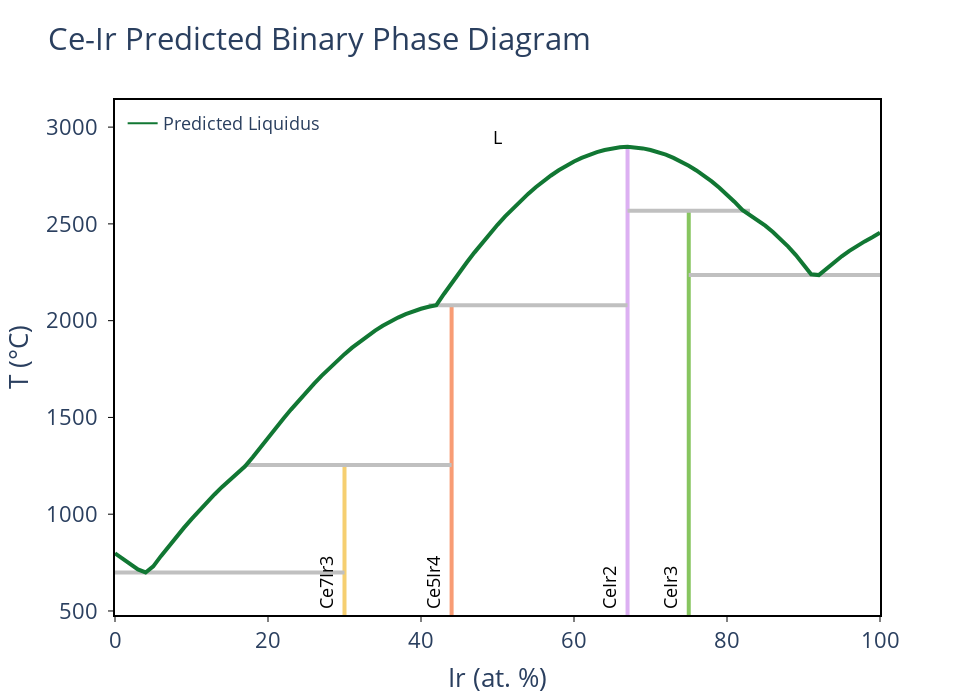

The code cell stored with this chart in its notebook:
### Code cell
# Instantiate a BinaryLiquid object with a guess for parameter values
parameter_guesses = [-175000, -20, 23000, -12] # [Enthalpy of Mixing, Entropy of Mixing, Enthalpy Skew, Entropy Skew]
ce_ir_system = BinaryLiquid.from_cache('Ce-Ir', params=parameter_guesses)
blp = BLPlotter(ce_ir_system)
blp.show('pred')

### Figure 1 — Plotly figure (JSON) as saved in the notebook; plotly's stock layout.template omitted (floating-point values rounded to 4 significant figures)
{"data": [{"hovertemplate": "label=Ce7Ir3<br>x=%{x}<br>t=%{y}<extra></extra>", "legendgroup": "Ce7Ir3", "line": {"color": "rgb(246, 207, 113)", "dash": "solid", "width": 4}, "marker": {"symbol": "circle"}, "mode": "lines", "name": "Ce7Ir3", "orientation": "v", "showlegend": false, "type": "scatter", "x": [30, 30, 30, 30, 30, 30, 30, 30, 30, 30, 30, 30, 30, 30, 30, 30], "xaxis": "x", "y": [1061.0, 1019.0, 1102.0, 974.8, 1141.0, 929.4, 1178.0, 882.3, 1214.0, 833.7, 1254.0, 1247.0, 783.3, 699.1, 730.6, -273.1], "yaxis": "y"}, {"hovertemplate": "label=Ce5Ir4<br>x=%{x}<br>t=%{y}<extra></extra>", "legendgroup": "Ce5Ir4", "line": {"color": "rgb(248, 156, 116)", "dash": "solid", "width": 4}, "marker": {"symbol": "circle"}, "mode": "lines", "name": "Ce5Ir4", "orientation": "v", "showlegend": false, "type": "scatter", "x": [44, 44, 44, 44, 44, 44, 44, 44, 44, 44, 44, 44, 44, 44, 44, 44, 44, 44, 44, 44, 44, 44, 44, 44, 44, 44, 44], "xaxis": "x", "y": [1295.0, 2062.0, 1922.0, 1445.0, 1586.0, 1827.0, 1714.0, 1396.0, 1346.0, 1254.0, 2072.0, 2079.0, 1974.0, 1949.0, 2049.0, 2034.0, 1996.0, 2016.0, 1541.0, 1494.0, 1673.0, 1631.0, 1892.0, 1861.0, 1791.0, 1754.0, -273.1], "yaxis": "y"}, {"hovertemplate": "label=CeIr2<br>x=%{x}<br>t=%{y}<extra></extra>", "legendgroup": "CeIr2", "line": {"color": "rgb(220, 176, 242)", "dash": "solid", "width": 4}, "marker": {"symbol": "circle"}, "mode": "lines", "name": "CeIr2", "orientation": "v", "showlegend": false, "type": "scatter", "x": [67, 67, 67, 67, 67, 67, 67, 67, 67, 67, 67, 67, 67, 67, 67, 67, 67, 67, 67, 67, 67, 67, 67, 67, 67, 67, 67, 67, 67, 67, 67, 67, 67, 67, 67, 67, 67, 67, 67, 67, 67, 67, 67, 67, 67], "xaxis": "x", "y": [2567.0, 2353.0, 2655.0, 2841.0, 2841.0, 2450.0, 2402.0, 2619.0, 2580.0, 2495.0, 2539.0, 2822.0, 2801.0, 2750.0, 2777.0, 2721.0, 2689.0, 2871.0, 2857.0, 2898.0, 2895.0, 2882.0, 2890.0, 2871.0, 2858.0, 2898.0, 2895.0, 2882.0, 2890.0, 2302.0, 2249.0, 2138.0, 2194.0, 2079.0, 2080.0, 2776.0, 2719.0, 2749.0, 2572.0, 2613.0, 2687.0, 2651.0, 2822.0, 2801.0, -273.1], "yaxis": "y"}, {"hovertemplate": "label=CeIr3<br>x=%{x}<br>t=%{y}<extra></extra>", "legendgroup": "CeIr3", "line": {"color": "rgb(135, 197, 95)", "dash": "solid", "width": 4}, "marker": {"symbol": "circle"}, "mode": "lines", "name": "CeIr3", "orientation": "v", "showlegend": false, "type": "scatter", "x": [75, 75, 75, 75, 75, 75, 75, 75, 75, 75, 75, 75], "xaxis": "x", "y": [2236.0, 2240.0, 2567.0, 2292.0, 2339.0, 2422.0, 2382.0, 2547.0, 2520.0, 2458.0, 2491.0, -273.1], "yaxis": "y"}, {"hovertemplate": "x=%{x}<br>y=%{y}<extra></extra>", "legendgroup": "", "line": {"color": "Silver", "dash": "solid", "width": 4}, "marker": {"symbol": "circle"}, "mode": "lines", "name": "", "orientation": "v", "showlegend": false, "type": "scatter", "x": [75, 92, 100], "xaxis": "x", "y": [2236.0, 2236.0, 2236.0], "yaxis": "y"}, {"hovertemplate": "x=%{x}<br>y=%{y}<extra></extra>", "legendgroup": "", "line": {"color": "Silver", "dash": "solid", "width": 4}, "marker": {"symbol": "circle"}, "mode": "lines", "name": "", "orientation": "v", "showlegend": false, "type": "scatter", "x": [0, 4, 30], "xaxis": "x", "y": [699.1, 699.1, 699.1], "yaxis": "y"}, {"hovertemplate": "x=%{x}<br>y=%{y}<extra></extra>", "legendgroup": "", "line": {"color": "Silver", "dash": "solid", "width": 4}, "marker": {"symbol": "circle"}, "mode": "lines", "name": "", "orientation": "v", "showlegend": false, "type": "scatter", "x": [67, 75, 83], "xaxis": "x", "y": [2567.0, 2567.0, 2567.0], "yaxis": "y"}, {"hovertemplate": "x=%{x}<br>y=%{y}<extra></extra>", "legendgroup": "", "line": {"color": "Silver", "dash": "solid", "width": 4}, "marker": {"symbol": "circle"}, "mode": "lines", "name": "", "orientation": "v", "showlegend": false, "type": "scatter", "x": [17, 30, 44], "xaxis": "x", "y": [1254.0, 1254.0, 1254.0], "yaxis": "y"}, {"hovertemplate": "x=%{x}<br>y=%{y}<extra></extra>", "legendgroup": "", "line": {"color": "Silver", "dash": "solid", "width": 4}, "marker": {"symbol": "circle"}, "mode": "lines", "name": "", "orientation": "v", "showlegend": false, "type": "scatter", "x": [41, 44, 67], "xaxis": "x", "y": [2079.0, 2079.0, 2079.0], "yaxis": "y"}, {"hovertemplate": "label=L<br>x=%{x}<br>t=%{y}<extra></extra>", "legendgroup": "L", "line": {"color": "#117733", "dash": "solid", "width": 4}, "marker": {"symbol": "circle"}, "mode": "lines", "name": "L", "orientation": "v", "showlegend": false, "type": "scatter", "x": [0, 0, 1, 2, 3, 4, 5, 6, 7.0, 8, 9, 10, 11, 12, 13, 14.0, 15, 16, 17, 18, 19, 20, 21, 22, 23, 24, 25, 26, 27, 28.0, 29.0, 30, 31, 32, 33, 34, 35, 36, 37, 38, 39, 40, 41, 42, 43, 44, 45, 46, 47, 48, 49, 50, 51, 52, 53, 54, 55.0, 56.0, 57.0, 58.0, 59, 60, 61, 62, 63, 64, 65, 66, 67, 68, 69, 70, 71, 72, 73, 74, 75, 76, 77, 78, 79, 80, 81, 82, 83, 84, 85, 86, 87, 88, 89, 90, 91, 92, 93, 94, 95, 96, 97, 98, 99, 100, 100], "xaxis": "x", "y": [798.2, 798.2, 771.5, 745.1, 714.5, 699.1, 730.6, 783.3, 833.7, 882.3, 929.4, 974.8, 1019.0, 1061.0, 1102.0, 1141.0, 1178.0, 1214.0, 1247.0, 1295.0, 1346.0, 1396.0, 1445.0, 1494.0, 1541.0, 1586.0, 1631.0, 1673.0, 1714.0, 1754.0, 1791.0, 1827.0, 1861.0, 1892.0, 1922.0, 1949.0, 1974.0, 1996.0, 2016.0, 2034.0, 2049.0, 2062.0, 2072.0, 2080.0, 2138.0, 2194.0, 2249.0, 2302.0, 2353.0, 2402.0, 2450.0, 2495.0, 2539.0, 2580.0, 2619.0, 2655.0, 2689.0, 2721.0, 2750.0, 2777.0, 2801.0, 2822.0, 2841.0, 2858.0, 2871.0, 2882.0, 2890.0, 2895.0, 2898.0, 2895.0, 2890.0, 2882.0, 2871.0, 2857.0, 2841.0, 2822.0, 2801.0, 2776.0, 2749.0, 2719.0, 2687.0, 2651.0, 2613.0, 2572.0, 2547.0, 2520.0, 2491.0, 2458.0, 2422.0, 2382.0, 2339.0, 2292.0, 2240.0, 2236.0, 2269.0, 2302.0, 2333.0, 2361.0, 2386.0, 2410.0, 2431.0, 2454.0, 2454.0], "yaxis": "y"}, {"marker": {"color": "#117733"}, "mode": "lines", "name": "Predicted Liquidus", "showlegend": true, "type": "scatter", "x": [null], "y": [null]}], "layout": {"annotations": [{"borderpad": 5, "font": {"color": "black", "size": 18}, "showarrow": false, "text": "Ce7Ir3", "textangle": -90, "x": 27.5, "y": 479.2, "yanchor": "bottom"}, {"borderpad": 5, "font": {"color": "black", "size": 18}, "showarrow": false, "text": "Ce5Ir4", "textangle": -90, "x": 41.5, "y": 479.2, "yanchor": "bottom"}, {"borderpad": 5, "font": {"color": "black", "size": 18}, "showarrow": false, "text": "CeIr2", "textangle": -90, "x": 64.5, "y": 479.2, "yanchor": "bottom"}, {"borderpad": 5, "font": {"color": "black", "size": 18}, "showarrow": false, "text": "CeIr3", "textangle": -90, "x": 72.5, "y": 479.2, "yanchor": "bottom"}, {"font": {"color": "black", "size": 18}, "showarrow": false, "text": "L", "x": 50, "y": 2947.0}], "font": {"size": 22}, "height": 700, "legend": {"font": {"size": 18}, "x": 0.01, "xanchor": "left", "y": 0.99, "yanchor": "top"}, "plot_bgcolor": "white", "showlegend": true, "title": {"text": "Ce-Ir Predicted Binary Phase Diagram"}, "width": 960, "xaxis": {"linecolor": "black", "linewidth": 2, "mirror": true, "range": [0, 100], "showline": true, "tickcolor": "black", "tickformat": ".0f", "ticks": "outside", "title": {"text": "Ir (at. %)"}}, "yaxis": {"linecolor": "black", "linewidth": 2, "mirror": true, "range": [479.2, 3140.0], "showline": true, "tickcolor": "black", "ticks": "outside", "ticksuffix": " ", "title": {"text": "T (°C)"}}}}
